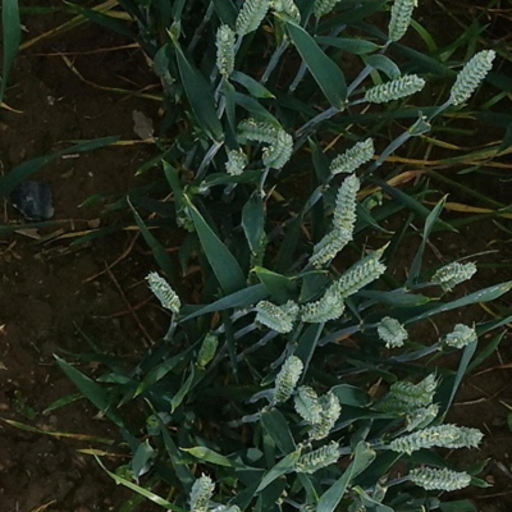
#> input picture 7. hafta/resim/bugday.jpg, 1024 x 1024 px (shown at 1/2 size)
$ python 1_resim_kirpma.py
#> lines starting #> are read from the running program, lines starting #| are printed output that depends on the picture
import cv2 as cv

resim = cv.imread("resim/bugday.jpg")
#> resim is the input picture: shape (1024, 1024, 3); mean B, G, R 33.1, 47.3, 37.7

basak = resim[0:1024, 750:1024]
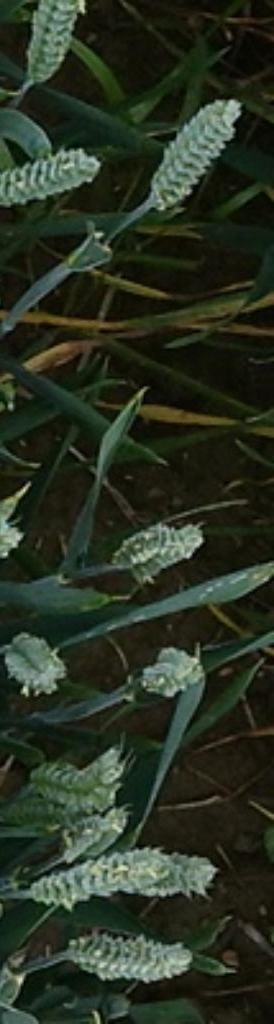
#> basak: shape (1024, 274, 3); mean B, G, R 35.1, 50.4, 41.6

cv.imshow("a", basak)
cv.waitKey(0)

cv.imwrite("resim/kirpik_bugday.jpg", basak)
